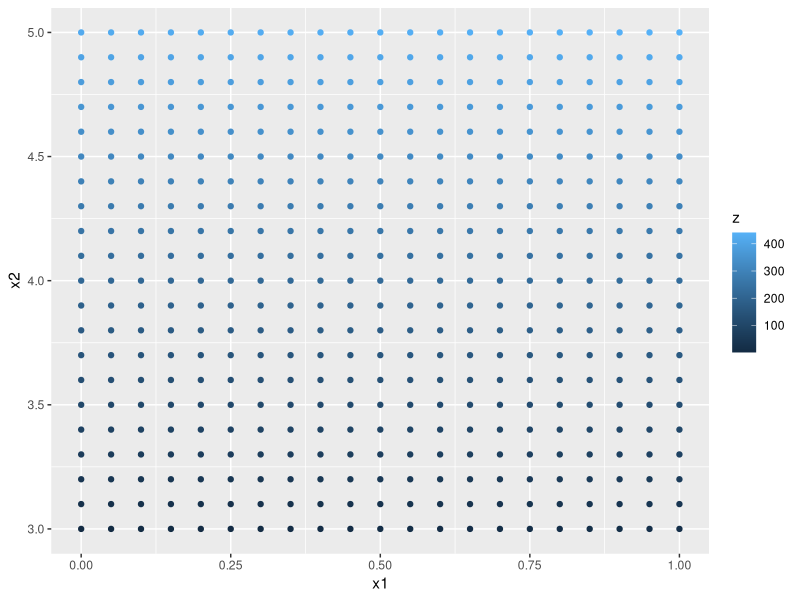
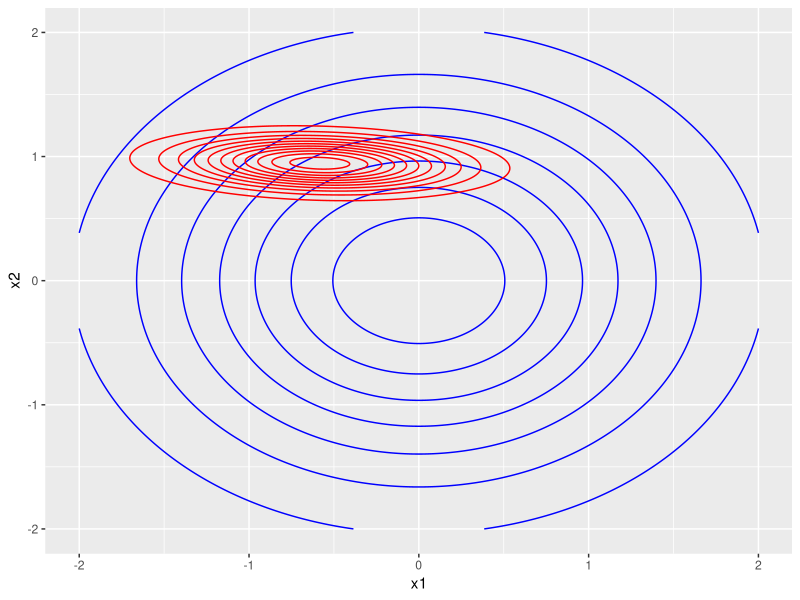
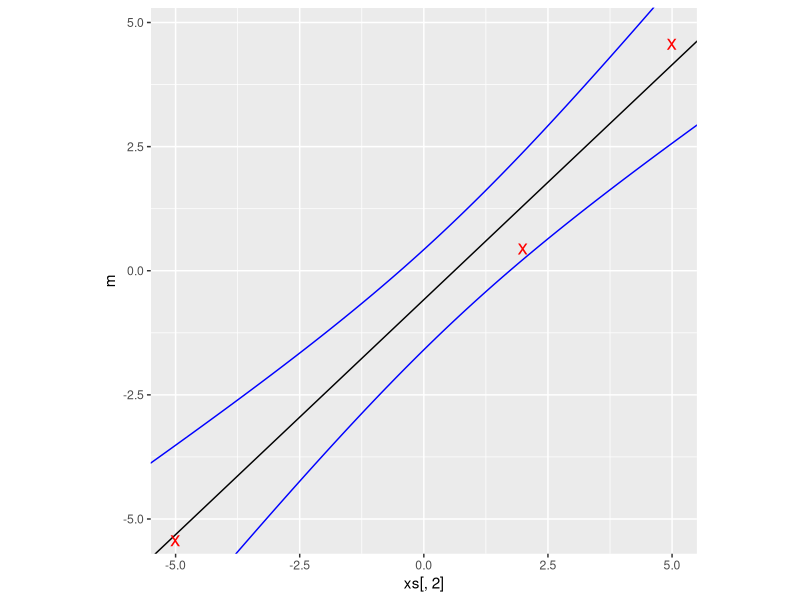

R code for these plots, in order:
## ---- chunk 1
library(MASS)
library(mvtnorm)
library(tidyverse)
knitr::opts_chunk$set(echo = TRUE)
## ---- chunk 2
Sp <- diag(2)
Sp_inv <- solve(Sp)
X <- matrix(c(1, 1, 1, -5, 2, 5), nrow = 2, byrow = T)
y <- as.vector(c(-5.44, 0.44, 4.56))
sn2 <- 1
A <- sn2 * (X %*% t(X)) + Sp_inv
A_inv <- solve(A)
w_bar <- (1 / sn2) * (A_inv %*% X) %*% y
## ---- chunk 3
out <- expand.grid(x1 = seq(0, 1, 0.05), x2 = seq(3, 5, 0.1))
z <- 1:nrow(out)
out %>%
  ggplot(aes(x = x1, y = x2)) +
  geom_point(aes(col = z))
## ---- chunk 4
# Prior ------------------
out <- expand.grid(x1 = seq(-2, 2, 0.01), x2 = seq(-2, 2, 0.01))
z1 <- dmvnorm(out, rep(0, 2), Sp)
z2 <- dmvnorm(out, w_bar, A_inv)
out %>%
  ggplot(aes(x = x1, y = x2)) +
  geom_contour(aes(z = z1), col = 'blue') +
  geom_contour(aes(z = z2), col = 'red')

## ---- chunk 5
## Prediction
xs <- as.matrix(expand.grid(1, seq(-6, 6, 0.01)))
ys <- tibble(m = as.double()) %>% mutate(std = m)
for (i in 1:nrow(xs))
{
  ys[i, 1] <- (1 / sn2) * (xs[i, ] %*% (A_inv %*% (X %*% y)))
  ys[i, 2] <- sqrt(xs[i, , drop = F] %*% (A_inv %*% t(xs[i, , drop = F])))
}
## ---- chunk 6
dat <- tibble(x = X[2, ], y = y)
ys %>%
  ggplot(aes(x = xs[, 2])) +
    geom_line(aes(y = m), col = 'black') +
    geom_line(aes(y = m + 2 * std), col = 'blue') +
    geom_line(aes(y = m - 2 * std), col = 'blue') +
    coord_fixed(xlim = c(-5, 5), ylim = c(-5.2, 4.8)) +
    geom_point(data = dat, aes(x = x, y = y), pch = 'x', size = 5, col = 'red')
